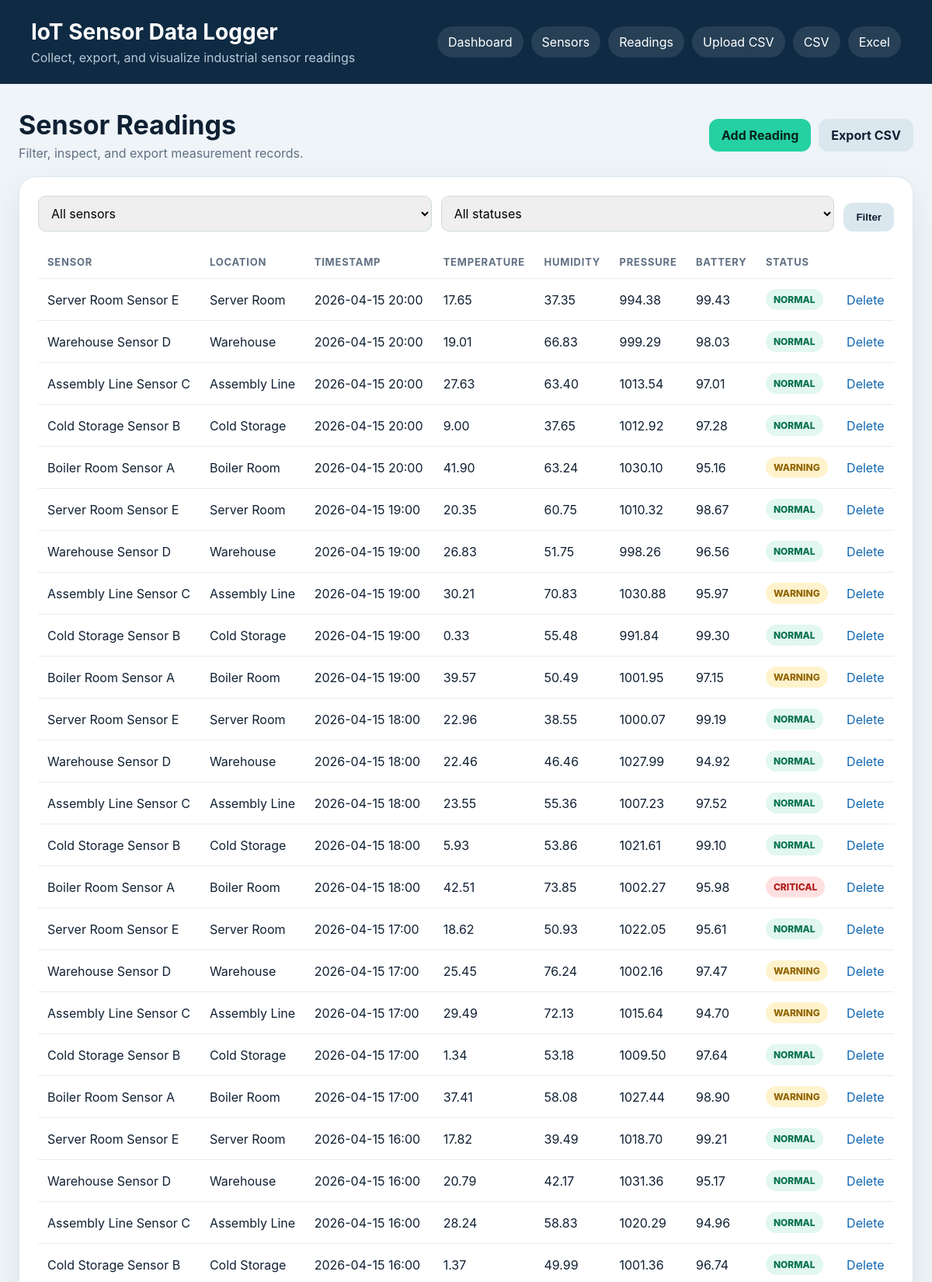
The app's page /readings/ (upper part) with its own data.
### sensors/models.py (models this page shows, shortened)
class SensorReading(models.Model):
    STATUS_CHOICES = [('normal', 'Normal'), ('warning', 'Warning'), ('critical', 'Critical')]
    sensor = models.ForeignKey(Sensor, on_delete=models.CASCADE, related_name='readings')
    timestamp = models.DateTimeField()
    temperature = models.DecimalField(max_digits=6, decimal_places=2)
    humidity = models.DecimalField(max_digits=6, decimal_places=2)
    pressure = models.DecimalField(max_digits=7, decimal_places=2)
    battery_level = models.DecimalField(max_digits=5, decimal_places=2)
    status = models.CharField(max_length=20, choices=STATUS_CHOICES, default='normal')
    notes = models.TextField(blank=True)
    class Meta:
        ordering = ['-timestamp']
        indexes = [models.Index(fields=['timestamp']), models.Index(fields=['status'])]

class Sensor(models.Model):
    SENSOR_TYPES = [
        ('temperature', 'Temperature'),
        ('humidity', 'Humidity'),
        ('pressure', 'Pressure'),
        ('multi', 'Multi Sensor'),
    ]
    name = models.CharField(max_length=120, unique=True)
    sensor_type = models.CharField(max_length=30, choices=SENSOR_TYPES, default='multi')
    location = models.CharField(max_length=160)
    installation_date = models.DateField()
    is_active = models.BooleanField(default=True)
    class Meta:
        ordering = ['name']

### sensors/views.py (the view)
# urls.py: path('readings/', views.reading_list, name='reading_list'),
def reading_list(request):
    readings = SensorReading.objects.select_related('sensor')
    sensor_id = request.GET.get('sensor')
    status = request.GET.get('status')
    if sensor_id:
        readings = readings.filter(sensor_id=sensor_id)
    if status:
        readings = readings.filter(status=status)
    return render(request, 'sensors/reading_list.html', {
        'readings': readings[:250], 'sensors': Sensor.objects.all(), 'selected_sensor': sensor_id, 'selected_status': status
    })

### templates/sensors/reading_list.html (shortened to what this page needs)
{% extends 'base.html' %}
{% block content %}
<div class="page-title"><div><h2>Sensor Readings</h2><p>Filter, inspect, and export measurement records.</p></div><div class="actions"><a class="button primary" href="{% url 'sensors:reading_create' %}">Add Reading</a><a class="button" href="{% url 'sensors:export_csv' %}">Export CSV</a></div></div>
<section class="panel"><form class="filters" method="get"><select name="sensor"><option value="">All sensors</option></select><select name="status"><option value="">All statuses</option></select><button class="button" type="submit">Filter</button></form><div class="table-wrap"><table><thead><tr><th>Sensor</th><th>Location</th><th>Timestamp</th><th>Temperature</th><th>Humidity</th><th>Pressure</th><th>Battery</th><th>Status</th><th></th></tr></thead><tbody>{% for reading in readings %}<tr><td>{{ reading.sensor.name }}</td><td>{{ reading.sensor.location }}</td><td>{{ reading.timestamp|date:'Y-m-d H:i' }}</td><td>{{ reading.temperature }}</td><td>{{ reading.humidity }}</td><td>{{ reading.pressure }}</td><td>{{ reading.battery_level }}</td><td><span class="badge {{ reading.status }}">{{ reading.status }}</span></td><td><a href="{% url 'sensors:reading_delete' reading.pk %}">Delete</a></td></tr>{% empty %}<tr><td colspan="9">No readings found.</td></tr>{% endfor %}</tbody></table></div></section>
{% endblock %}

### static/css/styles.css (style rules this page uses)
* { box-sizing:border-box }
body { margin:0;font-family:Inter,Arial,sans-serif;background:#eef4f8;color:#102033 }
a { color:#1167b1;text-decoration:none }
.hero-actions,.actions { display:flex;gap:10px;flex-wrap:wrap }
.button { display:inline-flex;align-items:center;justify-content:center;border:0;border-radius:12px;background:#dbe7ef;color:#102033;padding:11px 16px;font-weight:700;cursor:pointer }
.button.primary { background:#25d0a3;color:#06251d }
.stat-card,.panel,.form-card { background:white;border-radius:22px;padding:24px;box-shadow:0 16px 40px rgba(16,32,51,.08);border:1px solid #dce8ef }
.table-wrap { overflow-x:auto }
table { width:100%;border-collapse:collapse }
th,td { text-align:left;padding:13px 12px;border-bottom:1px solid #e5edf2;white-space:nowrap }
th { color:#607083;font-size:13px;text-transform:uppercase;letter-spacing:.06em }
.badge { display:inline-flex;padding:6px 10px;border-radius:999px;font-size:12px;font-weight:800;text-transform:uppercase }
.badge.normal { background:#e1f7ef;color:#08724f }
.badge.warning { background:#fff3cd;color:#926500 }
.badge.critical { background:#ffe0e0;color:#b11b1b }
.page-title { display:flex;align-items:center;justify-content:space-between;gap:18px;margin-bottom:20px }
.page-title h2 { margin:0 0 6px;font-size:34px }
.page-title p { margin:0;color:#607083 }
input,select,textarea { width:100%;padding:11px 12px;border-radius:10px;border:1px solid #ccd9e2;font:inherit }
.filters { display:flex;gap:12px;align-items:end;margin-bottom:18px }

### records on screen
SensorReading: sensor.name "Server Room Sensor E", sensor.location "Server Room", timestamp "2026-04-15 20:00", temperature "17.65", humidity "37.35", pressure "994.38", battery_level "99.43", status "NORMAL"
SensorReading: sensor.name "Warehouse Sensor D", sensor.location "Warehouse", timestamp "2026-04-15 20:00", temperature "19.01", humidity "66.83", pressure "999.29", battery_level "98.03", status "NORMAL"
SensorReading: sensor.name "Assembly Line Sensor C", sensor.location "Assembly Line", timestamp "2026-04-15 20:00", temperature "27.63", humidity "63.40", pressure "1013.54", battery_level "97.01", status "NORMAL"
SensorReading: sensor.name "Cold Storage Sensor B", sensor.location "Cold Storage", timestamp "2026-04-15 20:00", temperature "9.00", humidity "37.65", pressure "1012.92", battery_level "97.28", status "NORMAL"
SensorReading: sensor.name "Boiler Room Sensor A", sensor.location "Boiler Room", timestamp "2026-04-15 20:00", temperature "41.90", humidity "63.24", pressure "1030.10", battery_level "95.16", status "WARNING"
SensorReading: sensor.name "Server Room Sensor E", sensor.location "Server Room", timestamp "2026-04-15 19:00", temperature "20.35", humidity "60.75", pressure "1010.32", battery_level "98.67", status "NORMAL"
SensorReading: sensor.name "Warehouse Sensor D", sensor.location "Warehouse", timestamp "2026-04-15 19:00", temperature "26.83", humidity "51.75", pressure "998.26", battery_level "96.56", status "NORMAL"
SensorReading: sensor.name "Assembly Line Sensor C", sensor.location "Assembly Line", timestamp "2026-04-15 19:00", temperature "30.21", humidity "70.83", pressure "1030.88", battery_level "95.97", status "WARNING"
SensorReading: sensor.name "Cold Storage Sensor B", sensor.location "Cold Storage", timestamp "2026-04-15 19:00", temperature "0.33", humidity "55.48", pressure "991.84", battery_level "99.30", status "NORMAL"
SensorReading: sensor.name "Boiler Room Sensor A", sensor.location "Boiler Room", timestamp "2026-04-15 19:00", temperature "39.57", humidity "50.49", pressure "1001.95", battery_level "97.15", status "WARNING"
SensorReading: sensor.name "Server Room Sensor E", sensor.location "Server Room", timestamp "2026-04-15 18:00", temperature "22.96", humidity "38.55", pressure "1000.07", battery_level "99.19", status "NORMAL"
SensorReading: sensor.name "Warehouse Sensor D", sensor.location "Warehouse", timestamp "2026-04-15 18:00", temperature "22.46", humidity "46.46", pressure "1027.99", battery_level "94.92", status "NORMAL"
SensorReading: sensor.name "Assembly Line Sensor C", sensor.location "Assembly Line", timestamp "2026-04-15 18:00", temperature "23.55", humidity "55.36", pressure "1007.23", battery_level "97.52", status "NORMAL"
SensorReading: sensor.name "Cold Storage Sensor B", sensor.location "Cold Storage", timestamp "2026-04-15 18:00", temperature "5.93", humidity "53.86", pressure "1021.61", battery_level "99.10", status "NORMAL"
SensorReading: sensor.name "Boiler Room Sensor A", sensor.location "Boiler Room", timestamp "2026-04-15 18:00", temperature "42.51", humidity "73.85", pressure "1002.27", battery_level "95.98", status "CRITICAL"
SensorReading: sensor.name "Server Room Sensor E", sensor.location "Server Room", timestamp "2026-04-15 17:00", temperature "18.62", humidity "50.93", pressure "1022.05", battery_level "95.61", status "NORMAL"
SensorReading: sensor.name "Warehouse Sensor D", sensor.location "Warehouse", timestamp "2026-04-15 17:00", temperature "25.45", humidity "76.24", pressure "1002.16", battery_level "97.47", status "WARNING"
SensorReading: sensor.name "Assembly Line Sensor C", sensor.location "Assembly Line", timestamp "2026-04-15 17:00", temperature "29.49", humidity "72.13", pressure "1015.64", battery_level "94.70", status "WARNING"
SensorReading: sensor.name "Cold Storage Sensor B", sensor.location "Cold Storage", timestamp "2026-04-15 17:00", temperature "1.34", humidity "53.18", pressure "1009.50", battery_level "97.64", status "NORMAL"
SensorReading: sensor.name "Boiler Room Sensor A", sensor.location "Boiler Room", timestamp "2026-04-15 17:00", temperature "37.41", humidity "58.08", pressure "1027.44", battery_level "98.90", status "WARNING"
SensorReading: sensor.name "Server Room Sensor E", sensor.location "Server Room", timestamp "2026-04-15 16:00", temperature "17.82", humidity "39.49", pressure "1018.70", battery_level "99.21", status "NORMAL"
SensorReading: sensor.name "Warehouse Sensor D", sensor.location "Warehouse", timestamp "2026-04-15 16:00", temperature "20.79", humidity "42.17", pressure "1031.36", battery_level "95.17", status "NORMAL"
SensorReading: sensor.name "Assembly Line Sensor C", sensor.location "Assembly Line", timestamp "2026-04-15 16:00", temperature "28.24", humidity "58.83", pressure "1020.29", battery_level "94.96", status "NORMAL"
SensorReading: sensor.name "Cold Storage Sensor B", sensor.location "Cold Storage", timestamp "2026-04-15 16:00", temperature "1.37", humidity "49.99", pressure "1001.36", battery_level "96.74", status "NORMAL"
